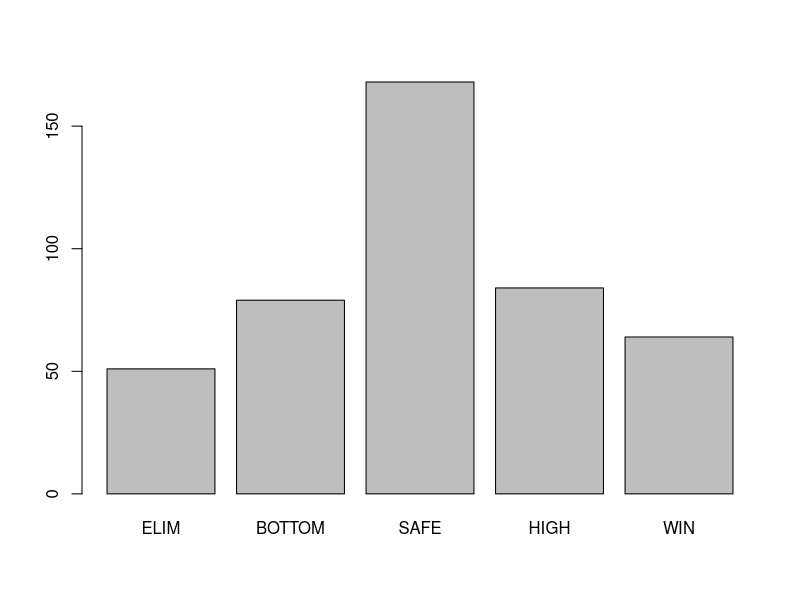
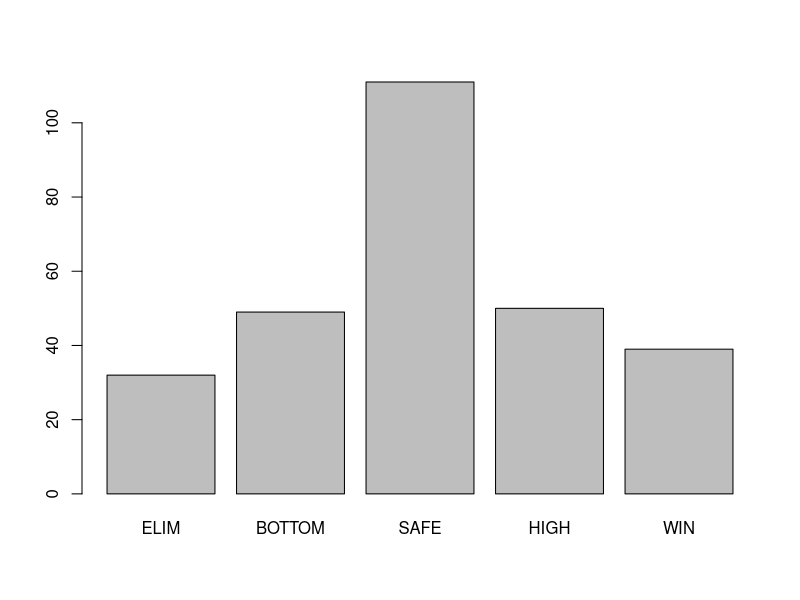
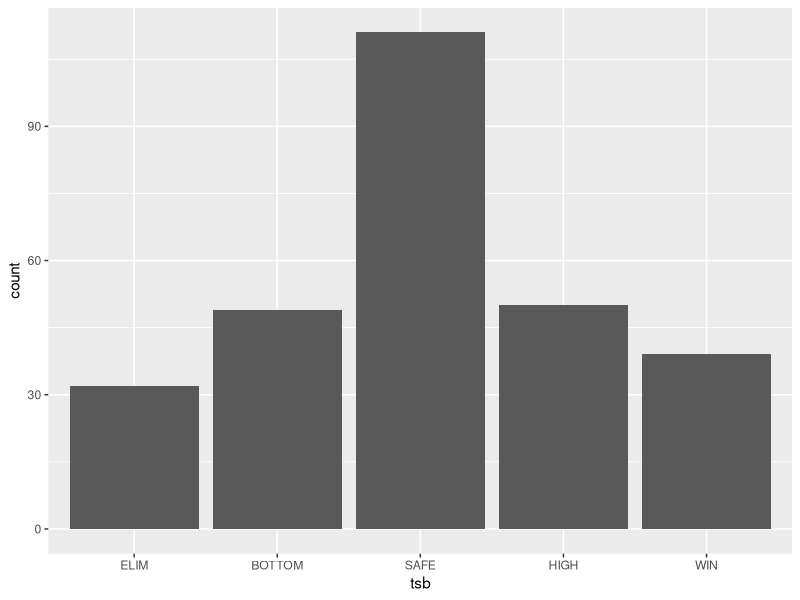
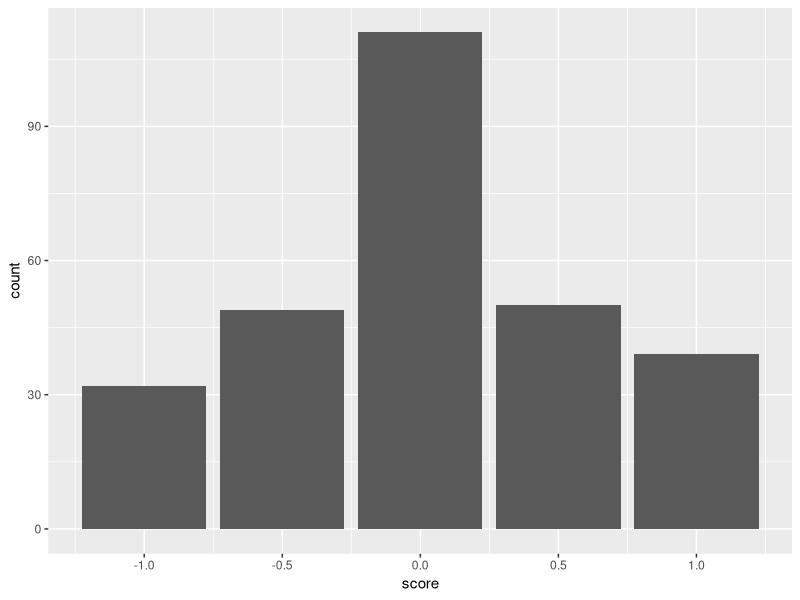
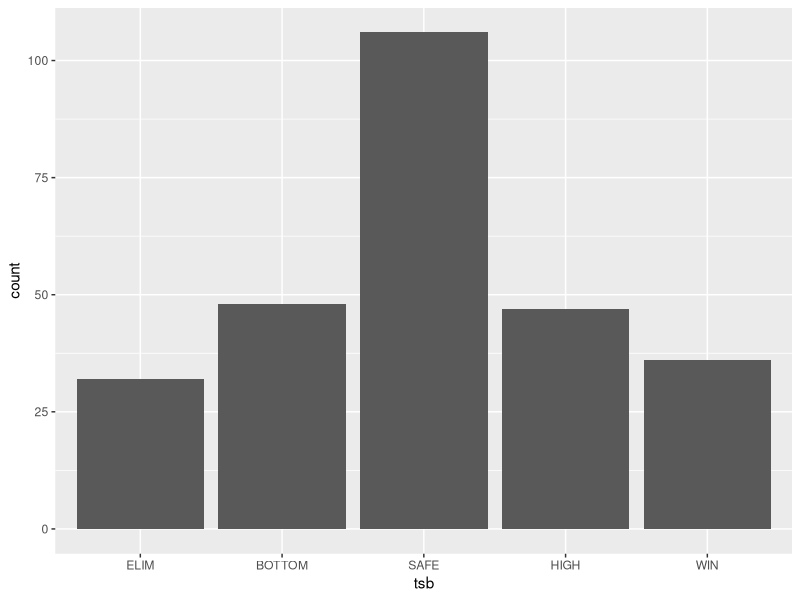
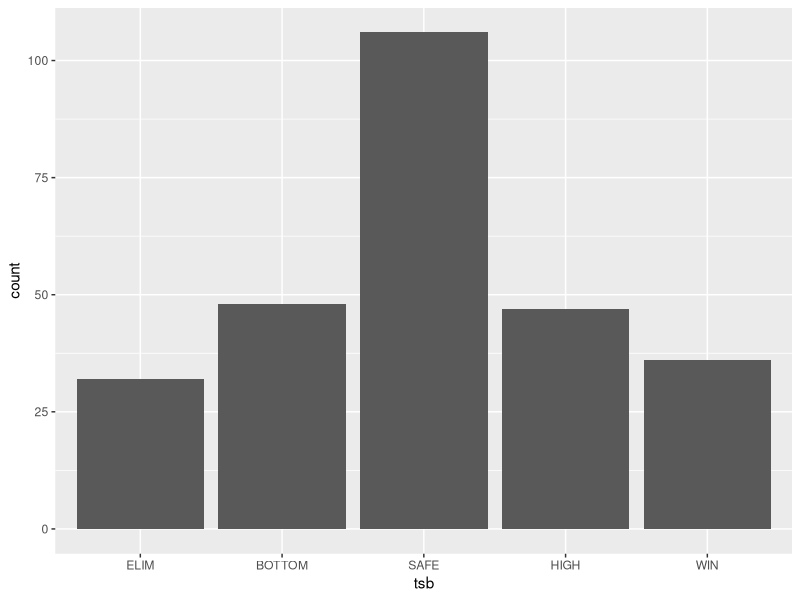
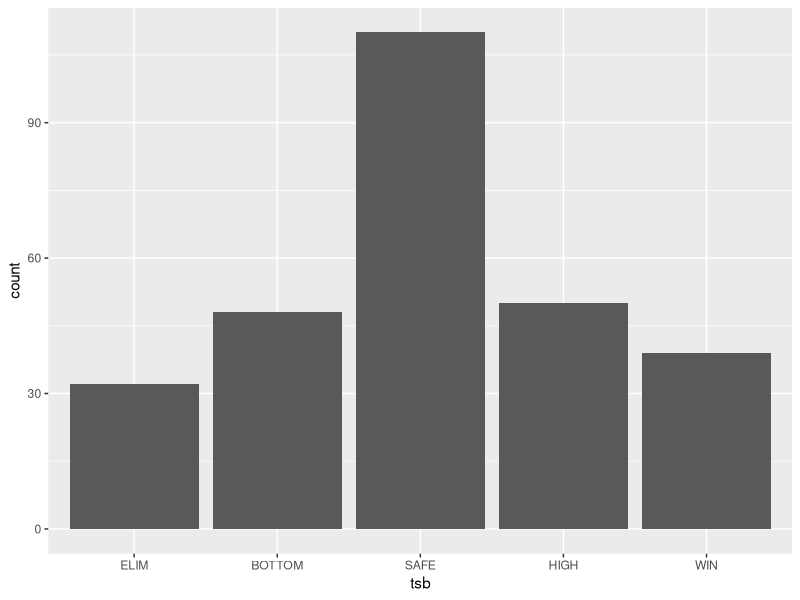
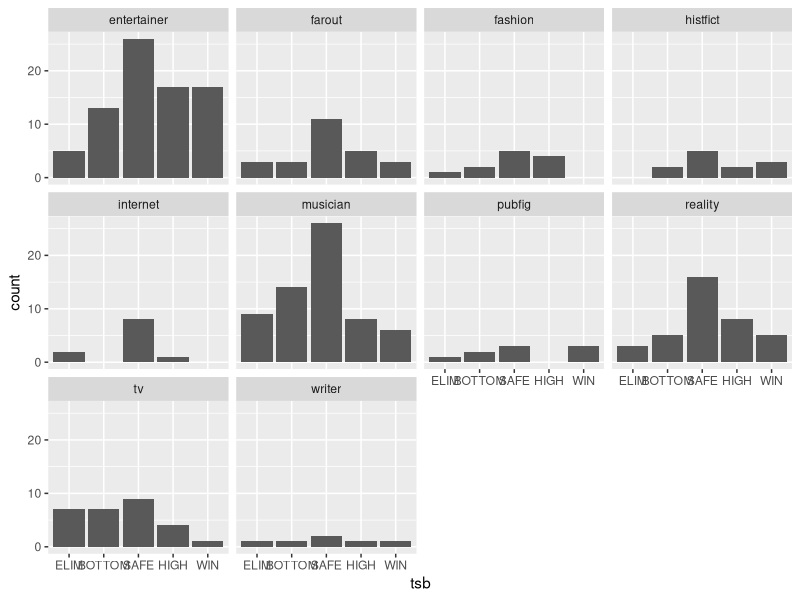

The R source for these figures, in order: (Note: this script raises an error after producing the figures.)
## ---- chunk 1
getwd()
library(tidyverse)
eps <- read.csv('./SGStats/eps.csv')
queens <- read.csv('./SGStats/queens.csv')
names(queens) <- queens[1,]
queens <- queens[-1,]
colnames(queens)[2] <- 'queen'
chars <- read.csv('./SGStats/chars.csv')
## ---- chunk 2
sapply(eps, class)
eps$airdate <- as.Date(eps$airdate)
eps$regas <- as.factor(eps$regas)
eps$internat <- as.factor(eps$internat)
eps$specialformat <- as.factor(eps$specialformat)
summary(eps)
## ---- chunk 3
sapply(queens, class)
queens$character2[queens$character2 == "N/A"] <- NA
queens$uniqueid <- as.numeric(queens$uniqueid)
## ---- chunk 4
sapply(chars, class)
chars$alive <- as.factor(chars$alive)
chars$genre <- as.factor(chars$genre)
chars$genre2 <- as.factor(chars$genre2)
chars$genre3 <- as.factor(chars$genre3)
chars1 <- chars[1:5]
chars2 <- chars[, -c(3:5)]
chars1
chars2
## ---- chunk 5
#eps[10:31]
epspivot <- pivot_longer(eps, cols = 10:31, names_to = 'plcmnt', values_to = 'queen', values_drop_na = T) %>% filter(queen != 'N/A')
epspivot$queen <- replace(epspivot$queen, epspivot$queen == "Trinity The Tuck", "Trinity the Tuck")
## ---- chunk 6
queenspivot <- pivot_longer(queens, cols = 3:4, values_to = 'character') %>% drop_na(character) %>% select(c(1, 2, 4))
queenspivot$queen[queenspivot$queen == "Trinity The Tuck"] <- "Trinity the Tuck"
## ---- chunk 7
chars1[4:5][chars1[4:5] == "N/A"] <- NA
char1pivot <- pivot_longer(chars1, cols = 3:5, values_to = 'genres') %>% drop_na(genres)
char1pivot <- char1pivot[-3]
## ---- chunk 8
char2pivot <- pivot_longer(chars2, cols = 3:12, values_to = 'genres') %>% drop_na(genres)
char2pivot = char2pivot[-4]
char2pivot <- char2pivot %>% rename('genres' = 'name')
## ---- chunk 9
epqueenjoin <- inner_join(epspivot, queenspivot, by = c('uniqueid', 'queen'), multiple = 'all')
myby <- join_by(character == char)
bigjoin1 <- inner_join(epqueenjoin, char1pivot, myby)
bigjoin2 <- inner_join(epqueenjoin, char2pivot, myby)
bigjoin2$genres <- as.factor(bigjoin2$genres)
summary(bigjoin2)
## ---- chunk 10
bigjoin1 <- bigjoin1 %>%
  mutate(tsb = case_when(startsWith(tolower(plcmnt), 'safe') ~ 'SAFE',
                         startsWith(tolower(plcmnt), 'win') ~ 'WIN',
                         startsWith(tolower(plcmnt), 'high') ~ 'HIGH',
                         startsWith(tolower(plcmnt), 'bottom') ~ 'BOTTOM',
                          startsWith(tolower(plcmnt), 'elim') ~ 'ELIM'))

bigjoin2 <- bigjoin2 %>%
  mutate(tsb = case_when(startsWith(tolower(plcmnt), 'safe') ~ 'SAFE',
                         startsWith(tolower(plcmnt), 'win') ~ 'WIN',
                         startsWith(tolower(plcmnt), 'high') ~ 'HIGH',
                         startsWith(tolower(plcmnt), 'bottom') ~ 'BOTTOM',
                          startsWith(tolower(plcmnt), 'elim') ~ 'ELIM'))
## ---- chunk 11
bigjoin1$tsb <- factor(bigjoin1$tsb, levels = c('ELIM', 'BOTTOM', 'SAFE', 'HIGH', 'WIN'))
bigjoin2$tsb <- factor(bigjoin2$tsb, levels = c('ELIM', 'BOTTOM', 'SAFE', 'HIGH', 'WIN'))
#summary(bigjoin)
## ---- chunk 12
bigjoin1 <- bigjoin1 %>%
  mutate(score = case_when(tsb == 'WIN' ~ 1,
                         tsb == 'HIGH' ~ .5,
                         tsb == 'SAFE' ~ 0,
                         tsb == 'BOTTOM' ~ -.5,
                         tsb == 'ELIM' ~ -1))
bigjoin1 %>% group_by(genres) %>% summarise(avgscore = mean(score)) %>% arrange(desc(avgscore))

bigjoin2 <- bigjoin2 %>%
  mutate(score = case_when(tsb == 'WIN' ~ 1,
                         tsb == 'HIGH' ~ .5,
                         tsb == 'SAFE' ~ 0,
                         tsb == 'BOTTOM' ~ -.5,
                         tsb == 'ELIM' ~ -1))
bigjoin2 %>% group_by(genres) %>% summarise(avgscore = mean(score)) %>% arrange(desc(avgscore))
## ---- chunk 13
#439 results approx normally distributed- separate entry for each genre that each character is in, 
summary(bigjoin1$tsb)
summary(bigjoin2$tsb)
plot(bigjoin1$tsb)
plot(bigjoin2$tsb)
## ---- chunk 14
#I'd like to have an option to disregard All Stars or Canada (non-Ru) regular (bigjoin %>% filter(regas == 'reg') %>% group_by(tsb))

#-----
#one entry for each genre within a character
bigjoin2 %>% group_by(tsb) %>% ggplot(., aes(x = tsb)) + geom_bar()

#Score instead of placement (same)
bigjoin2 %>% group_by(score) %>% ggplot(., aes(x = score)) + geom_bar()
#------
#what about how all the QUEENS overall have done, disregarding characters? (BthDQ has one win)
bigjoin1 %>% distinct(uniqueid, queen, tsb) %>% group_by(queen) %>% ggplot(aes(x = tsb)) + geom_bar()
bigjoin1 %>% distinct(uniqueid, queen, tsb) %>% group_by(queen)

bigjoin2 %>% distinct(uniqueid, queen, tsb) %>% group_by(queen) %>% ggplot(aes(x = tsb)) + geom_bar()
bigjoin2 %>% distinct(uniqueid, queen, tsb) %>% group_by(queen)

#what about how distinct CHARACTERS do? (entry for each character in every episode)
bigjoin2 %>% distinct(uniqueid, character, tsb) %>% ggplot(aes(x = tsb)) + geom_bar()
bigjoin2 %>% distinct(uniqueid, character, tsb)
## ---- chunk 15
library('scales')
#fullfacet <- bigjoin2 %>% group_by(tsb) %>% ggplot(aes(tsb), labels = TRUE) + geom_bar(aes(y = (..count..)/tapply(..count..,..PANEL..,sum)[..PANEL..])) + stat_bin(aes(stat='count'), vjust = 0, geom='text', position='identity') 
#fullfacet

ff <- bigjoin2 %>% group_by(tsb) %>% ggplot(aes(tsb), labels = TRUE) + geom_bar()
ff <- ff + geom_text(aes(label=..count..), stat='count', y = 114) + facet_wrap(~genres)

#+ facet_wrap(~genres)
#fullfacet
geom_bar(aes(y = (..count..)/tapply(..count..,..PANEL..,sum)[..PANEL..]))

ff
ff %+% dplyr::filter(bigjoin2, genres %in% c('fashion', 'histfict'))
## ---- chunk 16
#examine genres- double check
#bigjoin %>% filter(genres == 'TV')
#--------------------------------------------------------------
genrecheck <- bigjoin1 %>% distinct(uniqueid, character, tsb, score, genres)
genrecheck <- genrecheck %>% filter(genres %in% c('Reality', 'Government'))
genrecheck

genredens <- genrecheck %>% ggplot(., aes(x=tsb, group=genres, fill = genres)) + geom_bar()
genredens
#--------------------------------------------------------------
genrebar <- genrecheck %>% group_by(genres) %>% mutate(genre_count = n()) %>%
  ungroup() %>%
  mutate(genre_update = paste0(genres, "; n=", genre_count)) %>%
  ggplot(aes(x = tsb)) + geom_bar()+ facet_wrap(~genre_update)
genrebar
## ---- chunk 17
#examine genres- double check
#bigjoin %>% filter(genres == 'TV')
#------------

#For RuPaul Only
bigjoin1 %>% filter(internat != 'CAN')
#Disregard All-Stars Formats
bigjoin1 %>% filter(regas == 'reg')

#--------------------------------------------------------------
genrecheck <- bigjoin1 %>% distinct(uniqueid, season, internat, character, tsb, score, genres)
genrecheck <- genrecheck %>% filter(genres %in% c('Athlete', 'Reality'))
#--------------------------------------------------------------
genrebar <- genrecheck %>% group_by(genres) %>% mutate(genre_count = n(), avgscore = round(mean(score), 3)) %>%
  ungroup() %>%
  mutate(genre_update = paste0(genres, "; n=", genre_count, "; Mean Score: ", avgscore)) %>%
  ggplot(aes(x = tsb)) + geom_bar()+ scale_y_continuous(breaks= pretty_breaks()) + facet_wrap(~genre_update) + labs(title = 'Genre Comparison by Count', x = 'Placement', y = 'Count')
genrebar
#^THIS IS GOOD

#---------------------
ggplot(genrecheck %>% group_by(genres) %>% mutate(weight = 1/n()), 
       aes(x = tsb, fill = genres)) +
  geom_bar(aes(weight = weight), stat = 'count', position = 'dodge') + labs(title = 'Percent Placement by Genre', x = 'Placement', y = 'Percentage')
## ---- chunk 18
genrecheck %>% group_by(genres) %>% select(-1)
## ---- chunk 19
summary(bigjoin2)
bigjoin2 %>% filter(genres == 'entertainer')
## ---- chunk 20
### I am suspicious of trying to do t-testing on this, because 
#install.packages('rstatix')
library(rstatix)
genrecheck2 <- bigjoin2 %>% distinct(uniqueid, character, tsb, score, genres)
genrecheck2
genrecheck2$score
genrecheck2 %>% group_by(genres) %>% get_summary_stats(score, type = "mean_sd")
genreanova <- genrecheck2 %>% anova_test(score ~ genres)
genreanova #p-value here is .027, there are statistically-significant differences between the groups!

## ---- chunk 21
#pairwise comparisons OK I am struggling here. Can't get much out of these pairwise comparisons, which I guess is ok? but the anova says there's a statistically-significant difference among the groups.
#trimmedgc <- genrecheck %>% group_by(genres) %>% filter(n() >= 2) %>% ungroup()
#trimmedgc
#trimmedgc$score <- as.numeric(trimmedgc$score)
#?pairwise.t.test

pwc <- pairwise.t.test(genrecheck2$score, genrecheck2$genres, p.adj= 'none')
pwc
?t.test

  
class(trimmedgc$score)
#wilcox.test(trimmedgc$score,trimmedgc$genres, p.adj= 'bonferroni')
## ---- chunk 22
#Dead Characters vs Alive Characters (at first appearance)
bigjoin %>% distinct(uniqueid, character, tsb, alive) %>% ggplot(aes(x = tsb)) + geom_bar() + facet_wrap(~alive)


deadalivecheck <- bigjoin %>% distinct(uniqueid, character, score, alive)
doa <- ggplot(data = deadalivecheck, aes(x=score, group=alive, fill = alive)) + geom_density(adjust = .5, alpha = .5)
doa

#T-TESTING
deadalivecheck
deadalivecheck %>% group_by(alive) %>% summarise(mean(score))
deadalivecheck %>% summarise(mean(score))
?t.test
allalive <- deadalivecheck %>% filter(alive == 1)
allalive
alldead <- deadalivecheck %>% filter(alive == 0)
alldead
t.test(alldead$score, allalive$score) #pval is .02- dead character avg is significantly different from alive character avg
t.test(allalive$score, deadalivecheck$score) #pval is .3822, alive characters don't differ significantly from the whole group
t.test(alldead$score, deadalivecheck$score) #pval is .09151, dead characters don't differ significantly from whole group
## ---- chunk 23
bigjoin %>% group_by(genres) %>% summarise(avgscore = mean(score)) %>% arrange(desc(avgscore))
genregroup <- bigjoin %>% group_by(genres)
genregroup
genregroup %>% summarise(mean(score))
genregroup$score

genregroup %>%filter (genres == 'Musician') %>% pull(score)
athletes <- genregroup %>% filter(genres == 'Writer') %>% pull(score)
athletes
t.test(athletes, genregroup$score)
## ---- chunk 24
#sure you can just have everyone who won but really what you want is people who have done well over multiple SG's
this <- bigjoin %>% group_by(uniqueid, queen) %>% summarise()  #distinct(uniqueid, queen)
this2 <- bigjoin%>% group_by(uniqueid)

#This is just the queens who have done more than one (join on this and get some more interesting stats)
twotimers <- queens %>% filter(duplicated(queen, fromLast = T) | duplicated(queen, fromLast = F))
twotimers <- twotimers[-4]
## ---- chunk 25
#hmm this is cool and really close but the mutliple characters are going to throw off the avg
bigjoin %>% filter(queen %in% twotimers$dq) %>% distinct(uniqueid, queen, score) %>% group_by(queen) %>% summarise(avgscore = mean(score)) %>% arrange(desc(avgscore))

bigjoin %>% filter(queen == 'Gia Gunn')
